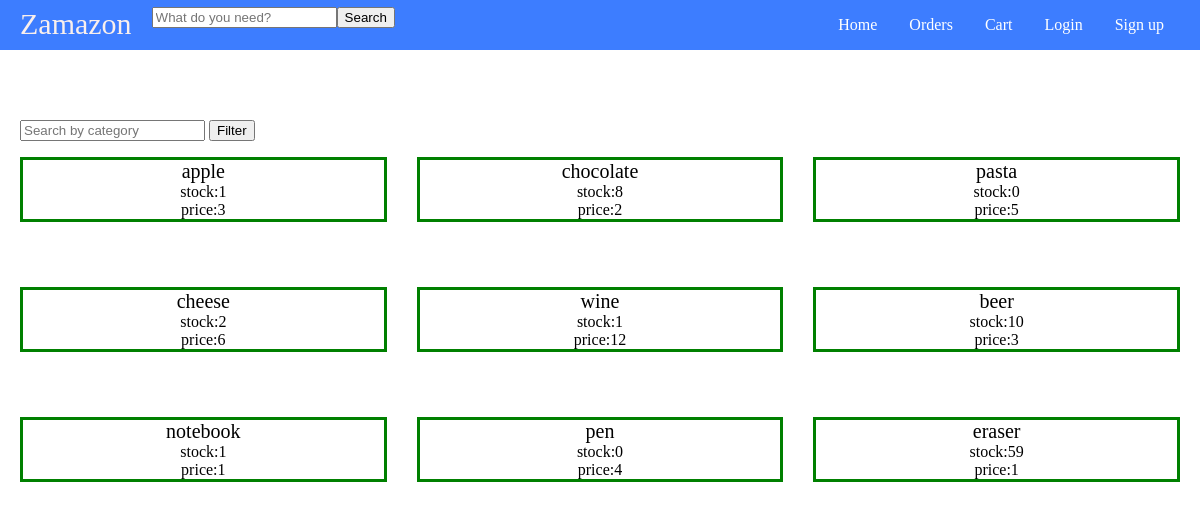
Before: / with the older database file.
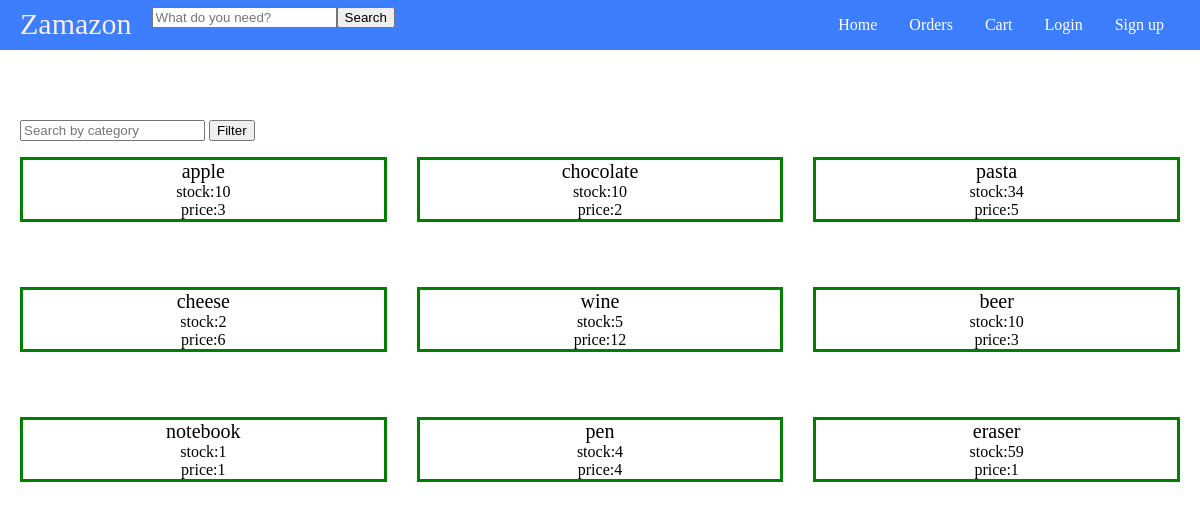
After: the same page with the newer database file.
### tables this page shows
CREATE TABLE product (
	id int,
	name varchar(255) NOT NULL,
	price int NOT NULL,
	stock int NOT NULL,
	category varchar(255) NOT NULL,
	PRIMARY KEY (id),
	FOREIGN KEY (category) REFERENCES category(name)
);

### main.py (the view)
@app.route('/')
def main_page():
	connection = sqlite3.connect("shop.db")
	connection.row_factory = sqlite3.Row
	cursor = connection.cursor()
	args = request.args
	args.to_dict()
	if ("category" in args.keys()):
		category = args["category"]
		cursor.execute("SELECT * FROM product WHERE category=?", (category,))
	else:
		cursor.execute("SELECT * FROM product;")
	products = cursor.fetchall()
	return render_template("home.html", products=products)

### templates/home.html (shortened to what this page needs)
<DOCTYPE html>
	<html>
	<head>
	  <link rel="stylesheet" href="static/styles.css">
	</head>
	<body>
	  <header class="nav">
			<div class="name-and-search">
				<span class="brand-name"><a href="/">Zamazon</a></span>
				<form action="/product" method="get" class="product-form">
					<input type="text" name="name" id="product-text" placeholder="What do you need?">
					<input type="submit" value="Search">
				</form>
			</div>
			<ul class="navigations">
				<li><a class="navigation" href="/">Home</a></li>
				<li><a class="navigation" href="/orders">Orders</a></li>
				<li><a class="navigation" href="/cart">Cart</a></li>
				<li><a class="navigation" href="/login">Login</a></li>
				<li><a class="navigation" href="/signup">Sign up</a></li>
			</ul>
		</header>
	  <div class="container">
		<div class="options">
			<form action="/" method="get">
				<input type="text" name="category" id="category-text" placeholder="Search by category">
				<input type="submit" value="Filter">
			</form>
		</div>
		<div class="products">
		{% for product in products %}
		<a href="/product?id={{product['id']}}">
		  <div class="product">
			<span class="product-name">{{ product["name"] }}</span>
			<span class="product-quantity">stock:{{ product["stock"] }}</span>
			<span class="product-price">price:{{ product["price"] }}</span>
		  </div>
		</a>
		{% endfor %}
	  </div>
	  </div>
	</body>
	</html>

### static/styles.css (style rules this page uses)
body { margin: 0; }
a { text-decoration: none; color:black }
.nav { display: flex; color: white; align-items: center; justify-content: space-between; position: sticky; padding: 0px 20px; background-color: #3D7DFF; margin-bottom: 50px; }
.name-and-search { display: flex; flex-direction: row; }
.brand-name { color: #F9EFED; font-size: 30px; margin-right: 20px; }
.brand-name a { color: #F9EFED; font-size: 30px; cursor: pointer; text-decoration: none; }
.product-form { display: table; }
ul.navigations { list-style-type: none; margin: 0; padding: 0; overflow: hidden; background-color: #3D7DFF; }
.navigations li { float: left; }
.navigation { display: block; color: white; text-align: center; padding: 16px 16px; text-decoration: none; }
.container { padding: 20px; }
.products { display: grid; grid-template-columns: repeat(3, 1fr); grid-auto-rows: minmax(100px, auto); gap: 30px 30px; }
.products .product { border: 3px solid green; text-align: center; align-items: center; display: flex; flex-direction: column; }
.products .product-name { font-size: 20px; }

Changed rows visible on the page:
changed product "apple": stock "1" → "10"
changed product "chocolate": stock "8" → "10"
changed product "pasta": stock "0" → "34"
changed product "wine": stock "1" → "5"
changed product "pen": stock "0" → "4"
